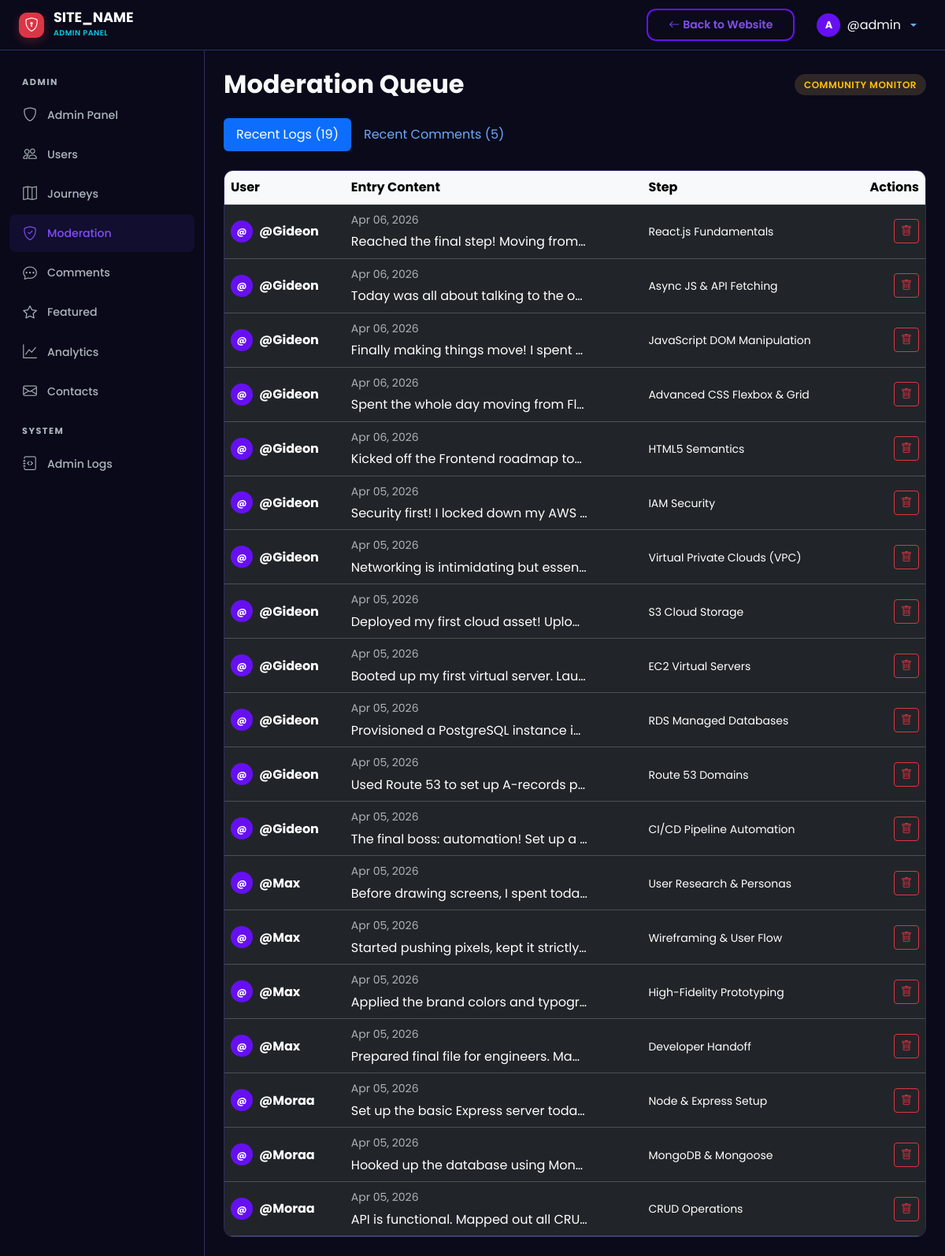
Page /admin/moderation.php (signed in) on the committed database.
### tables this page shows
CREATE TABLE `daily_logs` (
  `id` int UNSIGNED NOT NULL,
  `step_id` int UNSIGNED NOT NULL,
  `user_id` int UNSIGNED NOT NULL,
  `log_date` date NOT NULL,
  `content` text NOT NULL,
  `code_snippet` text,
  `code_language` varchar(50) DEFAULT NULL,
  `youtube_url` varchar(500) DEFAULT NULL,
  `external_links` json DEFAULT NULL,
  `github_commit_url` varchar(500) DEFAULT NULL,
  `wakatime_minutes` int UNSIGNED DEFAULT NULL,
  `created_at` datetime NOT NULL DEFAULT CURRENT_TIMESTAMP,
  `updated_at` datetime NOT NULL DEFAULT CURRENT_TIMESTAMP ON UPDATE CURRENT_TIMESTAMP
);

CREATE TABLE `users` (
  `id` int UNSIGNED NOT NULL,
  `username` varchar(50) NOT NULL,
  `email` varchar(255) NOT NULL,
  `password_hash` varchar(255) NOT NULL,
  `full_name` varchar(100) NOT NULL,
  `avatar` varchar(255) DEFAULT 'default-avatar.png',
  `bio` text,
  `role` enum('user','admin') NOT NULL DEFAULT 'user',
  `is_active` tinyint(1) NOT NULL DEFAULT '1',
  `current_streak` int UNSIGNED NOT NULL DEFAULT '0',
  `longest_streak` int UNSIGNED NOT NULL DEFAULT '0',
  `last_activity_date` date DEFAULT NULL,
  `created_at` datetime NOT NULL DEFAULT CURRENT_TIMESTAMP,
  `updated_at` datetime NOT NULL DEFAULT CURRENT_TIMESTAMP ON UPDATE CURRENT_TIMESTAMP
);

CREATE TABLE `steps` (
  `id` int UNSIGNED NOT NULL,
  `journey_id` int UNSIGNED NOT NULL,
  `step_number` int UNSIGNED NOT NULL,
  `title` varchar(255) NOT NULL,
  `description` text,
  `status` enum('pending','in_progress','completed') NOT NULL DEFAULT 'pending',
  `is_draft` tinyint(1) NOT NULL DEFAULT '0',
  `estimated_days` int UNSIGNED DEFAULT NULL,
  `created_at` datetime NOT NULL DEFAULT CURRENT_TIMESTAMP,
  `updated_at` datetime NOT NULL DEFAULT CURRENT_TIMESTAMP ON UPDATE CURRENT_TIMESTAMP
);

### includes/helpers.php (called while the page is built, shortened)
<?php
function generateCSRFToken(): string {
    return $_SESSION['csrf_token'];
}
function sanitize(?string $input): string {
    return htmlspecialchars(trim($input), ENT_QUOTES, 'UTF-8');
}
function formatDate(string $date, string $format = 'M d, Y'): string {
    return date($format, strtotime($date));
}

### admin/moderation.php (the view, shortened to what this page needs)
<?php
require_once __DIR__ . '/../includes/helpers.php';
$db = getDB();
$recentLogs = $db->query("SELECT dl.*, u.username, s.title as step_title FROM daily_logs dl JOIN users u ON dl.user_id = u.id JOIN steps s ON dl.step_id = s.id ORDER BY dl.created_at DESC LIMIT 50")->fetchAll();
$recentComments = $db->query("SELECT sc.*, u.username, s.title as step_title FROM step_comments sc JOIN users u ON sc.user_id = u.id JOIN steps s ON sc.step_id = s.id WHERE sc.is_deleted = 0 ORDER BY sc.created_at DESC LIMIT 50")->fetchAll();
require_once __DIR__ . '/includes/admin_header.php';
?>
<div class="d-flex justify-content-between align-items-center mb-4">
    <h2 class="fw-bold mb-0">Moderation Queue</h2>
    <span class="st-badge st-badge-warning animate-pulse">Community Monitor</span>
</div>
<ul class="nav nav-pills mb-4" id="modTab" role="tablist">
    <li class="nav-item" role="presentation">
        <button class="nav-link active" id="logs-tab" data-bs-toggle="pill" data-bs-target="#logs" type="button">Recent Logs (<?= count($recentLogs) ?>)</button>
    </li>
    <li class="nav-item" role="presentation">
        <button class="nav-link" id="comments-tab" data-bs-toggle="pill" data-bs-target="#comments" type="button">Recent Comments (<?= count($recentComments) ?>)</button>
    </li>
</ul>
<div class="tab-content" id="modTabContent">
    <div class="tab-pane fade show active" id="logs" role="tabpanel">
        <div class="st-card p-0" style="overflow:hidden;">
            <div class="table-responsive">
                <table class="table table-dark table-hover mb-0 align-middle">
                    <thead class="table-light">
                        <tr>
                            <th>User</th>
                            <th>Entry Content</th>
                            <th>Step</th>
                            <th class="text-end">Actions</th>
                        </tr>
                    </thead>
                    <tbody>
                        <?php foreach($recentLogs as $log): ?>
                            <tr>
                                <td class="fw-bold">
                                    <div class="d-flex align-items-center gap-2">
                                        <div class="st-avatar-initial" style="width:28px;height:28px;font-size:0.75rem;">
                                            <?= substr(sanitize(!empty($log['full_name']) ? $log['full_name'] : $log['username']), 0, 1) ?>
                                        </div>
                                        <?= sanitize($log['username']) ?>
                                    </div>
                                </td>
                                <td>
                                    <div class="text-muted small mb-1"><?= formatDate($log['log_date']) ?></div>
                                    <div class="text-truncate" style="max-width: 300px;"><?= sanitize($log['content']) ?></div>
                                </td>
                                <td><span class="small"><?= sanitize($log['step_title']) ?></span></td>
                                <td class="text-end">
                                    <a href="moderation.php?action=del_log&id=<?= $log['id'] ?>&token=<?= generateCSRFToken() ?>" class="btn btn-sm btn-outline-danger" onclick="return confirm('Delete this log permanently?')"><i class="bi bi-trash"></i></a>
                                </td>
                            </tr>
                        <?php endforeach; ?>
                    </tbody>
                </table>
            </div>
        </div>
    </div>
</div>
<?php require_once __DIR__ . '/includes/admin_footer.php'; ?>

### assets/css/style.css (style rules this page uses)
:root { --st-primary: #6610f2; --st-primary-light: #844df5; --st-primary-dark: #520dc2; --st-secondary: #0dcaf0; --st-accent: #0dcaf0; --st-success: #198754; --st-warning: #ffc107; --st-danger: #dc3545; --st-info: #0dcaf0; --st-dark: #0a0a1a; --st-dark-card: #14142b; --st-dark-surface: #1c1c3d; --st-dark-border: #2d2d5f; --st-text: #f8f9fa; --st-text-muted: #adb5bd; --st-gradient-1: var(--st-primary); --st-gradient-2: var(--st-secondary); --st-gradient-3: #6c5ce7; --st-radius: 12px; --st-radius-sm: 8px; --st-radius-lg: 24px; --st-shadow: 0 10px 30px rgba(0, 0, 0, 0.3); --st-shadow-sm: 0 4px 12px rgba(0, 0, 0, 0.2); --st-transition: all 0.3s cubic-bezier(0.4, 0, 0.2, 1); --st-font: 'Poppins', 'Montserrat', sans-serif; }
* { margin: 0; padding: 0; box-sizing: border-box; }
body { font-family: var(--st-font); background: var(--st-dark); color: var(--st-text); line-height: 1.6; overflow-x: hidden; min-height: 100vh; }
a { color: var(--st-primary-light); text-decoration: none; transition: var(--st-transition); }
.st-card { background: var(--st-dark-card); border: 1px solid var(--st-dark-border); border-radius: var(--st-radius); padding: 24px; transition: var(--st-transition); }
.st-badge { display: inline-flex; align-items: center; gap: 4px; padding: 4px 12px; border-radius: 20px; font-size: 0.75rem; font-weight: 600; text-transform: uppercase; letter-spacing: 0.5px; }
.st-badge-warning { background: rgba(253, 203, 110, 0.15); color: var(--st-warning); }
.st-avatar-initial { width: 32px; height: 32px; background: var(--st-primary); color: #fff; border-radius: 50%; display: flex; align-items: center; justify-content: center; font-weight: 700; font-size: inherit; text-transform: uppercase; flex-shrink: 0; overflow: hidden; }

### rows in the picture
daily_logs: user.username "@", user.username "@Gideon", log_date "Apr 06, 2026", content "Reached the final step! Moving from…", step.title "React.js Fundamentals"
daily_logs: user.username "@", user.username "@Gideon", log_date "Apr 06, 2026", content "Today was all about talking to the o…", step.title "Async JS & API Fetching"
daily_logs: user.username "@", user.username "@Gideon", log_date "Apr 06, 2026", content "Finally making things move! I spent…", step.title "JavaScript DOM Manipulation"
daily_logs: user.username "@", user.username "@Gideon", log_date "Apr 06, 2026", content "Spent the whole day moving from Fl…", step.title "Advanced CSS Flexbox & Grid"
daily_logs: user.username "@", user.username "@Gideon", log_date "Apr 06, 2026", content "Kicked off the Frontend roadmap to…", step.title "HTML5 Semantics"
daily_logs: user.username "@", user.username "@Gideon", log_date "Apr 05, 2026", content "Security first! I locked down my AWS…", step.title "IAM Security"
daily_logs: user.username "@", user.username "@Gideon", log_date "Apr 05, 2026", content "Networking is intimidating but essen…", step.title "Virtual Private Clouds (VPC)"
daily_logs: user.username "@", user.username "@Gideon", log_date "Apr 05, 2026", content "Deployed my first cloud asset! Uplo…", step.title "S3 Cloud Storage"
daily_logs: user.username "@", user.username "@Gideon", log_date "Apr 05, 2026", content "Booted up my first virtual server. Lau…", step.title "EC2 Virtual Servers"
daily_logs: user.username "@", user.username "@Gideon", log_date "Apr 05, 2026", content "Provisioned a PostgreSQL instance i…", step.title "RDS Managed Databases"
daily_logs: user.username "@", user.username "@Gideon", log_date "Apr 05, 2026", content "Used Route 53 to set up A-records p…", step.title "Route 53 Domains"
daily_logs: user.username "@", user.username "@Gideon", log_date "Apr 05, 2026", content "The final boss: automation! Set up a…", step.title "CI/CD Pipeline Automation"
daily_logs: user.username "@", user.username "@Max", log_date "Apr 05, 2026", content "Before drawing screens, I spent toda…", step.title "User Research & Personas"
daily_logs: user.username "@", user.username "@Max", log_date "Apr 05, 2026", content "Started pushing pixels, kept it strictly…", step.title "Wireframing & User Flow"
daily_logs: user.username "@", user.username "@Max", log_date "Apr 05, 2026", content "Applied the brand colors and typogr…", step.title "High-Fidelity Prototyping"
daily_logs: user.username "@", user.username "@Max", log_date "Apr 05, 2026", content "Prepared final file for engineers. Ma…", step.title "Developer Handoff"
daily_logs: user.username "@", user.username "@Moraa", log_date "Apr 05, 2026", content "Set up the basic Express server toda…", step.title "Node & Express Setup"
daily_logs: user.username "@", user.username "@Moraa", log_date "Apr 05, 2026", content "Hooked up the database using Mon…", step.title "MongoDB & Mongoose"
daily_logs: user.username "@", user.username "@Moraa", log_date "Apr 05, 2026", content "API is functional. Mapped out all CRU…", step.title "CRUD Operations"

### other values in the picture
SITE_NAME "SITE_NAME"
$currentUser['username'] "@admin"
count($recentLogs) "19"
count($recentComments) "5"
